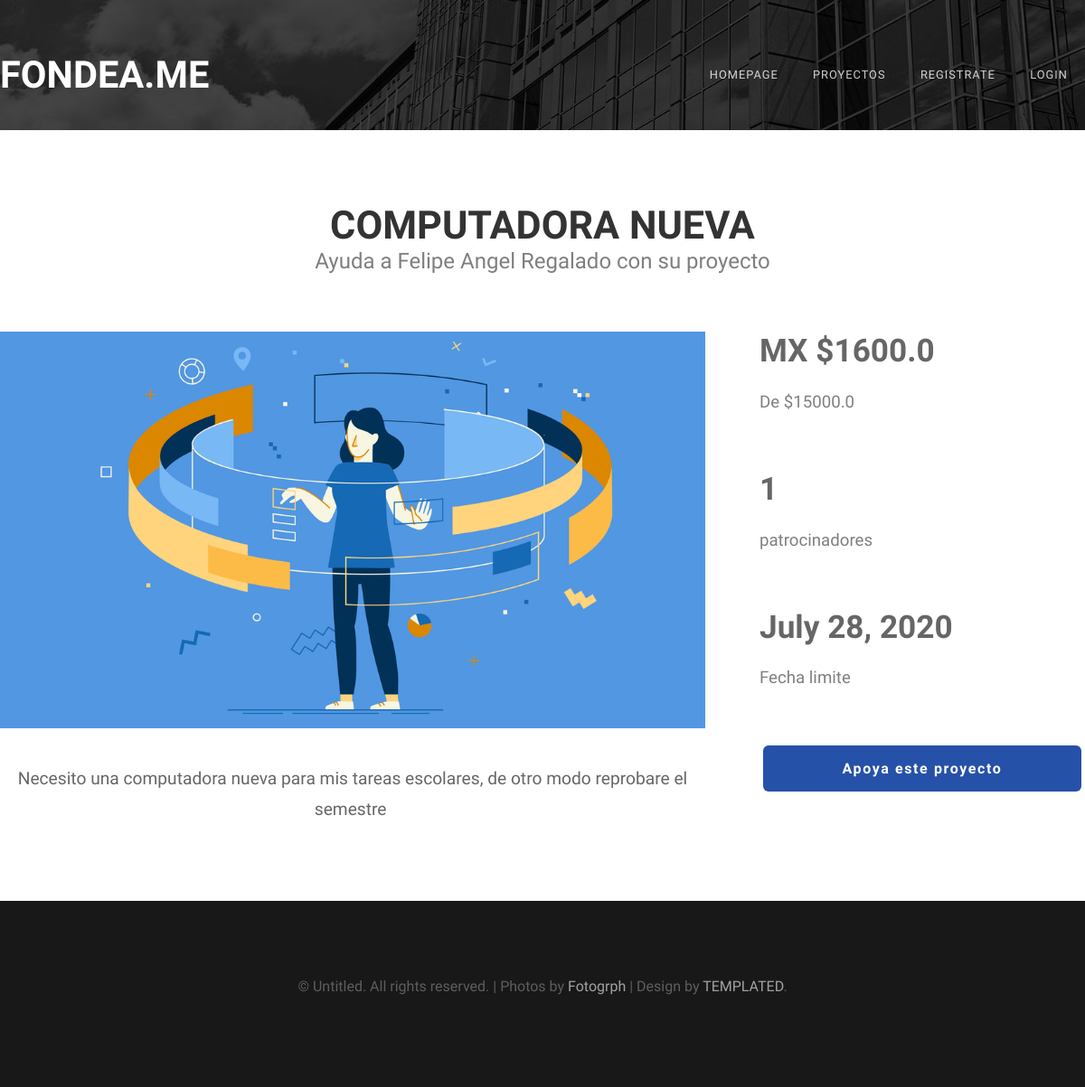
The page /proyect/18 on the database as committed earlier.
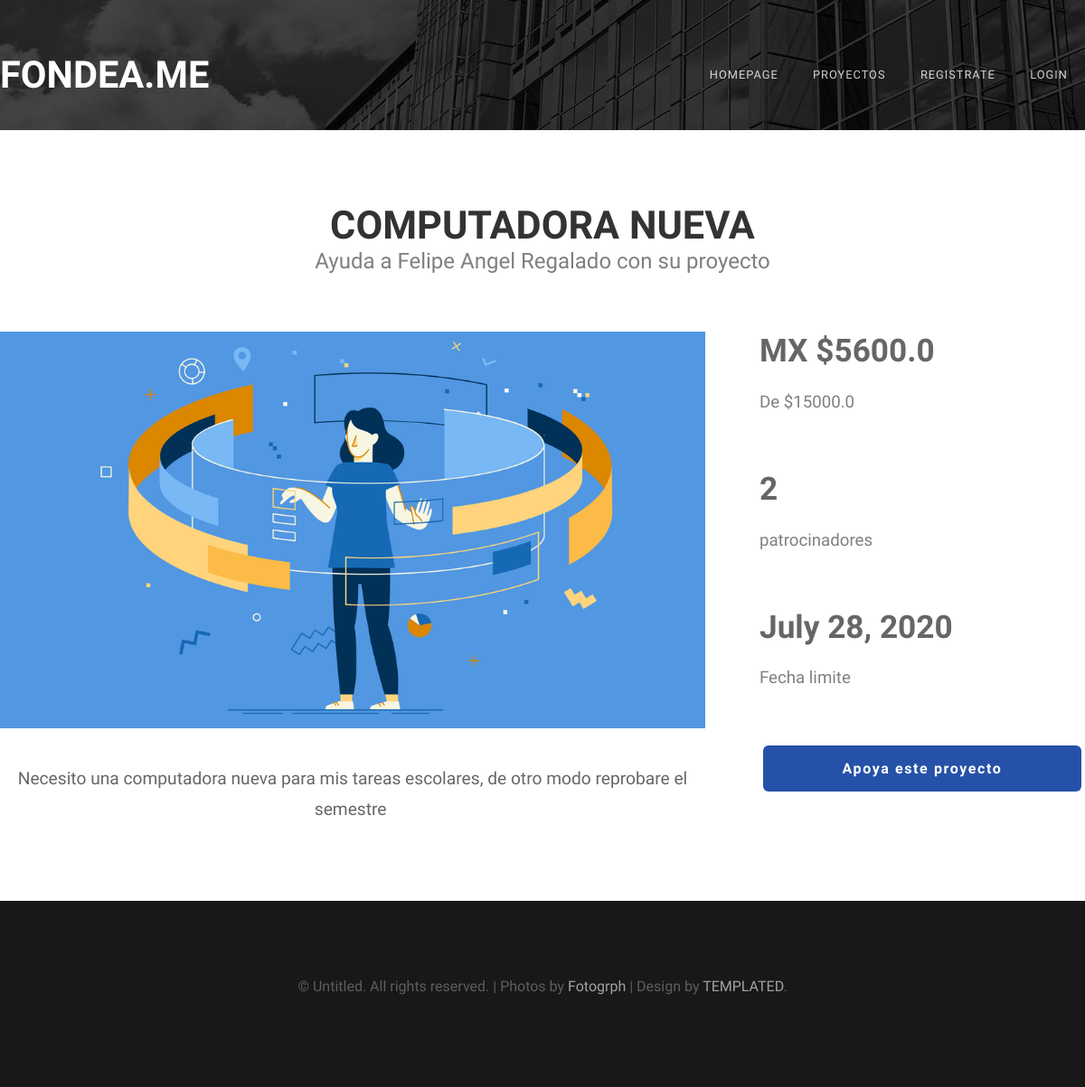
The same page on the database as committed later.
### proyectos/models.py (models this page shows)
class Proyect(models.Model):
    name = models.CharField(max_length=50)
    goal = models.FloatField()
    actual = models.FloatField()
    deadline = models.DateField(auto_now_add=False)
    description = models.CharField(max_length=1500)
    image = models.ImageField(default = 'null', upload_to = "Proyects")
    made = models.DateTimeField(auto_now_add = True)
    upload = models.DateTimeField(auto_now = True)
    category = models.ForeignKey("Category", verbose_name=("Category"), on_delete=models.CASCADE)
    userOwner = models.ForeignKey(User, verbose_name=("Owner"), related_name='Owner',on_delete=models.CASCADE)
    Patrons = models.ManyToManyField(User,
        through = 'Patron',
        through_fields = ('proyecto','patron'),
        verbose_name=("Patrons"),
        default = 'null')

### proyectos/views.py (the view)
# urls.py: path('', proyecto.index , name = "index"),
def proyecto(request, idP = ''):
    proyecto = Proyect.objects.get(pk = idP)
    owner = User.objects.get(pk = proyecto.userOwner_id)
    patrons = len(Patron.objects.filter(proyecto_id = idP))
    return render(request, 'proyect.html', {
        'proyecto' : proyecto,
        'Owner' : owner,
        'NoP' : patrons
    })

### proyectos/templates/proyect.html (shortened to what this page needs)
{% extends 'layout.html' %}
{% load static %}
{% block content %}
    <div id="wrapper">
        <div id="main-content" class = "container">
            <div class="main-header">
                <h2>{{proyecto.name}}</h2>
                <span class="byline">Ayuda a {{Owner.name}} con su proyecto</span>
            </div>
            <div class="container-proyecto-left">
                <div>
                    <img class = "image-centered" src="{% static 'images/projectmngmt.png' %}">
                </div>
                <div class = "descripción-proyecto">
                    {{proyecto.description|safe}}
                </div>
            </div>
            <div class="container-proyecto-right">
                <div class="title">
                    <h3 id = "info-proyecto">MX ${{proyecto.actual}}</h3>
                    <h4 class="side-info-proyecto">De ${{proyecto.goal}}</h4>
                </div>
                <div class="title">
                    <h3>{{NoP}}</h3>
                    <h4 class="side-info-proyecto">patrocinadores</h4>
                </div>
                <div class="title">
                    <h3>{{ proyecto.deadline }}</h3>
                    <h4 class="side-info-proyecto">Fecha limite</h4>
                </div>
                <div>
                    <a href="{% if User %}{% if Mine %}{% else %}{% url 'formsuport' User proyecto.id%}{% endif %}{% else %}{% url 'login' %}{% endif %}" class="button button-alt">{% if Mine %}Monitoriza{% else %}Apoya este proyecto{% endif %}</a>
                </div>
            </div>
        </div>
    </div>
{% endblock  %}

Rows that differ between the two databases and show on the page:
changed Proyect "COMPUTADORA NUEVA": actual "1600.0" → "5600.0"
Other text that changed with them:
{{ NoP }}: "1" → "2"
